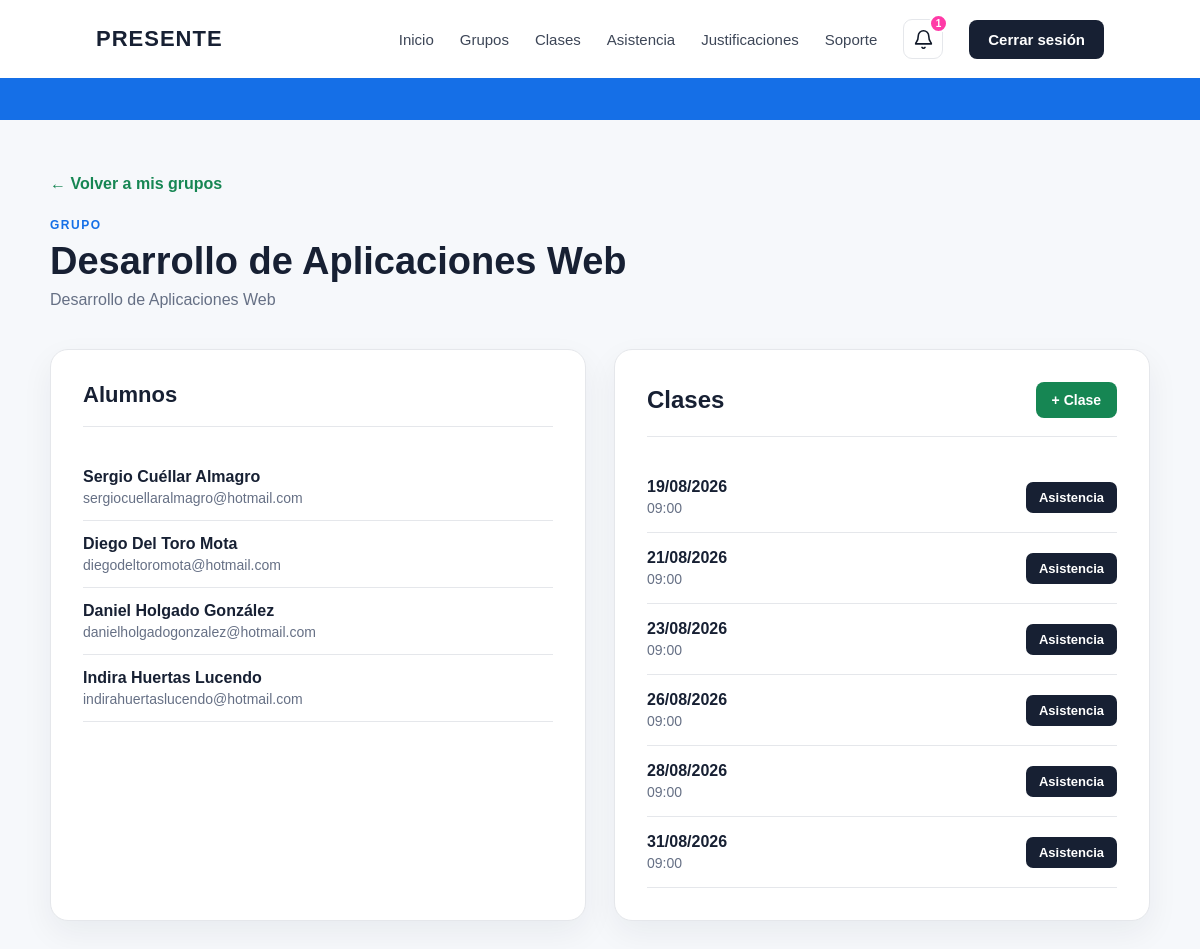
Page /profesor/grupos/3/ (signed in) on the earlier database version.
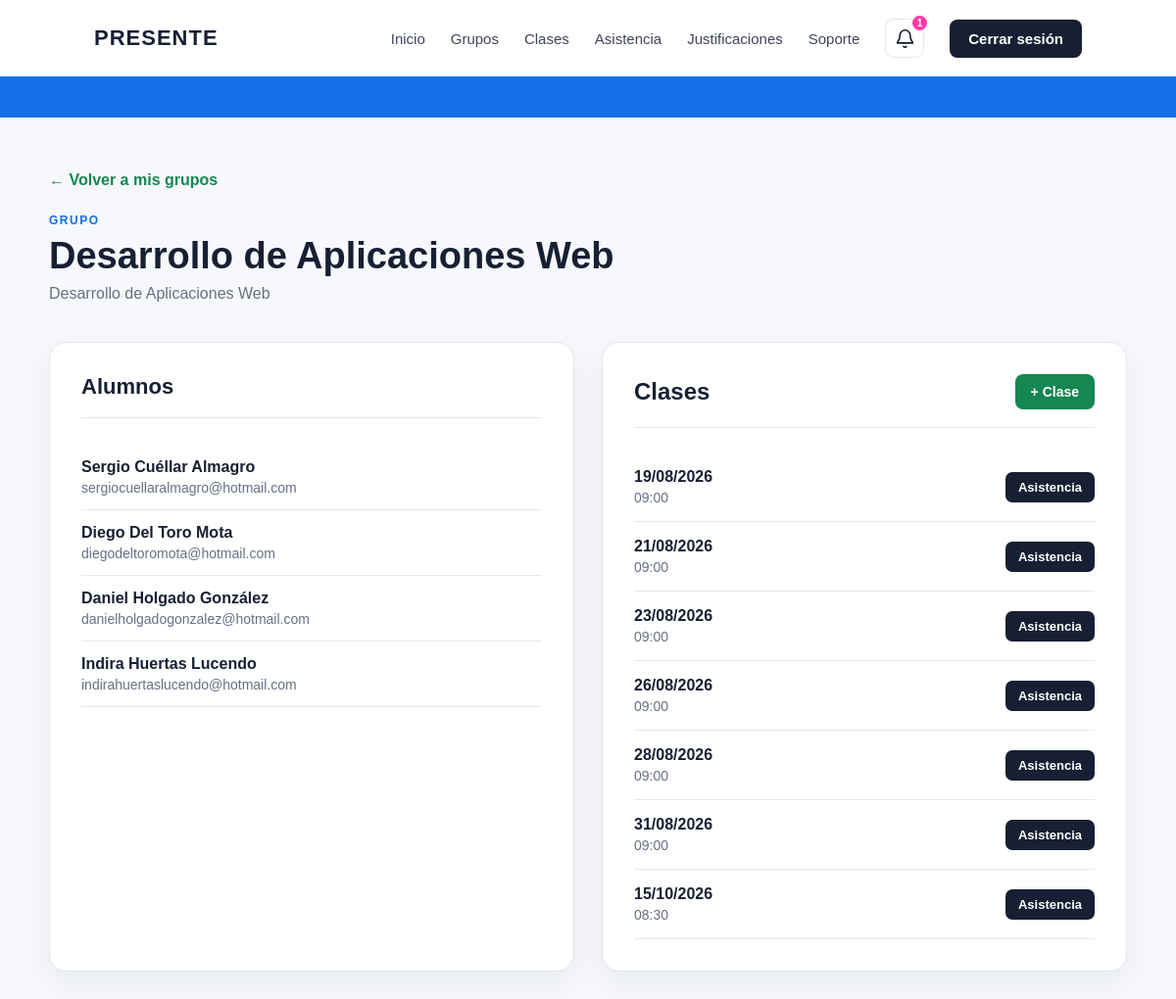
Same page on the later database version.
### asistencia/models.py (models this page shows, shortened)
class Alumno(models.Model):
    nombre = models.CharField(
        max_length=100
    )
    apellidos = models.CharField(
        max_length=150
    )
    carrera = models.CharField(
        max_length=150
    )
    curso = models.CharField(
        max_length=50
    )
    email = models.EmailField(
        unique=True
    )
    password = models.CharField(
        max_length=128
    )
    foto = models.ImageField(
        upload_to='alumnos/',
        blank=True,
        null=True
    )
    grupo = models.ForeignKey(
        Grupo,
        on_delete=models.CASCADE
    )

class Clase(models.Model):
    grupo = models.ForeignKey(
        Grupo,
        on_delete=models.CASCADE
    )
    fecha = models.DateField()
    hora_inicio = models.TimeField()
    asistencia_abierta = models.BooleanField(
        default=False
    )
    token_qr = models.UUIDField(
        default=uuid.uuid4,
        editable=False,
        unique=True
    )
    token_qr_generado_en = models.DateTimeField(
        blank=True,
        null=True
    )

### asistencia/views.py (the view)
def detalle_grupo(request, grupo_id):
    profesor_id = request.session.get('profesor_id')
    if not profesor_id:
        return redirect('seleccionar_login')
    grupo = get_object_or_404(
        Grupo,
        id=grupo_id,
        profesor_id=profesor_id
    )
    alumnos = Alumno.objects.filter(
        grupo=grupo
    ).order_by(
        'apellidos',
        'nombre'
    )
    clases = Clase.objects.filter(
        grupo=grupo
    ).order_by(
        'fecha',
        'hora_inicio'
    )
    return render(
        request,
        'asistencia/detalle_grupo.html',
        {
            'grupo': grupo,
            'alumnos': alumnos,
            'clases': clases,
        }
    )

### asistencia/context_processors.py (called while the page is built)
def notificaciones_profesor(request):
    profesor_id = request.session.get("profesor_id")
    if not profesor_id:
        return {
            "justificaciones_pendientes": 0
        }
    justificaciones_pendientes = (
        Justificacion.objects
        .filter(
            estado="pendiente",
            asistencia__clase__grupo__profesor_id=profesor_id
        )
        .count()
    )
    return {
        "justificaciones_pendientes": justificaciones_pendientes
    }

### asistencia/templates/asistencia/detalle_grupo.html (shortened to what the changed rows need)
{% extends 'asistencia/base.html' %}
{% block content %}
<section class="panel-usuario">
    <div class="panel-contenedor">
        <div class="panel-cabecera">
            <div>
                <h1>
                    {{ grupo.asignatura }}
                </h1>
            </div>
        </div>
        <div class="panel-grid">
            <div class="panel-tarjeta">
                <div class="panel-tarjeta-titulo">
                    <h2>
                        Alumnos
                    </h2>
                </div>
                {% for alumno in alumnos %}
                    <div style="
                        padding:14px 0;
                        border-bottom:1px solid #e5e7eb;
                    ">
                        <strong>
                            {{ alumno.nombre }}
                            {{ alumno.apellidos }}
                        </strong>
                        <div style="
                            margin-top:4px;
                            color:#667085;
                            font-size:14px;
                        ">
                            {{ alumno.email }}
                        </div>
                    </div>
                {% empty %}
                    <p style="color:#667085;">
                        Todavía no hay alumnos registrados.
                    </p>
                {% endfor %}
            </div>
            <div class="panel-tarjeta">
                <div style="
                    display:flex;
                    justify-content:space-between;
                    align-items:center;
                    margin-bottom:25px;
                    padding-bottom:18px;
                    border-bottom:1px solid #e5e7eb;
                ">
                    <h2>
                        Clases
                    </h2>
                </div>
                {% for clase in clases %}
                    <div style="
                        display:flex;
                        justify-content:space-between;
                        align-items:center;
                        gap:15px;
                        padding:16px 0;
                        border-bottom:1px solid #e5e7eb;
                    ">
                        <div>
                            <strong>
                                {{ clase.fecha|date:"d/m/Y" }}
                            </strong>
                            <div style="
                                margin-top:4px;
                                color:#667085;
                                font-size:14px;
                            ">
                                {{ clase.hora_inicio|time:"H:i" }}
                            </div>
                        </div>
                        <a
                            href="{% url 'gestionar_asistencia' clase.id %}"
                            style="
                                padding:8px 13px;
                                border-radius:7px;
                                background:#172033;
                                color:white;
                                text-decoration:none;
                                font-size:13px;
                                font-weight:700;
                            "
                        >
                            Asistencia
                        </a>
                    </div>
                {% empty %}
                    <p style="color:#667085;">
                        No hay clases programadas.
                    </p>
                {% endfor %}
            </div>
        </div>
    </div>
</section>
{% endblock %}

Differences in the rows shown:
added Clase: fecha "15/10/2026", hora_inicio "08:30"
